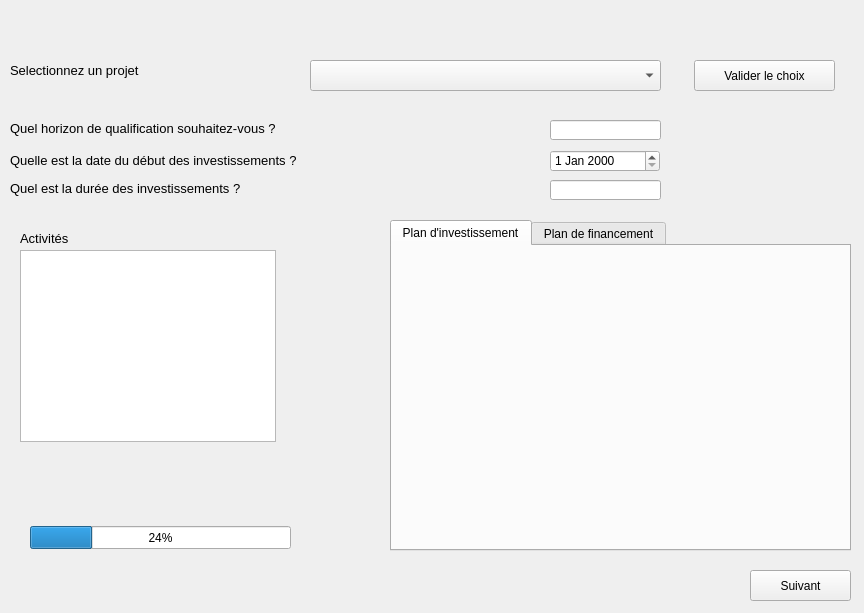
<?xml version="1.0" encoding="UTF-8"?>
<ui version="4.0">
 <class>Form</class>
 <widget class="QWidget" name="Form">
  <property name="geometry">
   <rect>
    <x>0</x>
    <y>0</y>
    <width>864</width>
    <height>613</height>
   </rect>
  </property>
  <property name="windowTitle">
   <string>Antofagasta : Modélisation Standardisée des projets D'investissement</string>
  </property>
  <widget class="QTabWidget" name="tabWidget">
   <property name="geometry">
    <rect>
     <x>390</x>
     <y>220</y>
     <width>461</width>
     <height>331</height>
    </rect>
   </property>
   <property name="currentIndex">
    <number>0</number>
   </property>
   <widget class="QWidget" name="tab">
    <attribute name="title">
     <string>Plan d'investissement</string>
    </attribute>
   </widget>
   <widget class="QWidget" name="tab_2">
    <attribute name="title">
     <string>Plan de financement</string>
    </attribute>
   </widget>
  </widget>
  <widget class="QPushButton" name="pushButton">
   <property name="geometry">
    <rect>
     <x>694</x>
     <y>60</y>
     <width>141</width>
     <height>31</height>
    </rect>
   </property>
   <property name="text">
    <string>Valider le choix</string>
   </property>
  </widget>
  <widget class="QTreeView" name="treeView">
   <property name="geometry">
    <rect>
     <x>20</x>
     <y>250</y>
     <width>256</width>
     <height>192</height>
    </rect>
   </property>
  </widget>
  <widget class="QComboBox" name="comboBox">
   <property name="geometry">
    <rect>
     <x>310</x>
     <y>60</y>
     <width>351</width>
     <height>31</height>
    </rect>
   </property>
  </widget>
  <widget class="QLabel" name="label">
   <property name="geometry">
    <rect>
     <x>10</x>
     <y>60</y>
     <width>141</width>
     <height>21</height>
    </rect>
   </property>
   <property name="font">
    <font>
     <pointsize>10</pointsize>
    </font>
   </property>
   <property name="text">
    <string>Selectionnez un projet</string>
   </property>
  </widget>
  <widget class="QLabel" name="label_2">
   <property name="geometry">
    <rect>
     <x>20</x>
     <y>230</y>
     <width>71</width>
     <height>16</height>
    </rect>
   </property>
   <property name="font">
    <font>
     <pointsize>10</pointsize>
    </font>
   </property>
   <property name="text">
    <string>Activités</string>
   </property>
  </widget>
  <widget class="QLabel" name="label_3">
   <property name="geometry">
    <rect>
     <x>10</x>
     <y>120</y>
     <width>331</width>
     <height>16</height>
    </rect>
   </property>
   <property name="font">
    <font>
     <pointsize>10</pointsize>
    </font>
   </property>
   <property name="text">
    <string>Quel horizon de qualification souhaitez-vous ?</string>
   </property>
  </widget>
  <widget class="QLineEdit" name="lineEdit">
   <property name="geometry">
    <rect>
     <x>550</x>
     <y>120</y>
     <width>111</width>
     <height>20</height>
    </rect>
   </property>
  </widget>
  <widget class="QLabel" name="label_4">
   <property name="geometry">
    <rect>
     <x>10</x>
     <y>150</y>
     <width>321</width>
     <height>20</height>
    </rect>
   </property>
   <property name="font">
    <font>
     <pointsize>10</pointsize>
    </font>
   </property>
   <property name="text">
    <string>Quelle est la date du début des investissements ?</string>
   </property>
  </widget>
  <widget class="QLabel" name="label_5">
   <property name="geometry">
    <rect>
     <x>10</x>
     <y>180</y>
     <width>261</width>
     <height>16</height>
    </rect>
   </property>
   <property name="font">
    <font>
     <pointsize>10</pointsize>
    </font>
   </property>
   <property name="text">
    <string>Quel est la durée des investissements ?</string>
   </property>
  </widget>
  <widget class="QLineEdit" name="lineEdit_3">
   <property name="geometry">
    <rect>
     <x>550</x>
     <y>180</y>
     <width>111</width>
     <height>20</height>
    </rect>
   </property>
  </widget>
  <widget class="QDateEdit" name="dateEdit">
   <property name="geometry">
    <rect>
     <x>550</x>
     <y>150</y>
     <width>110</width>
     <height>22</height>
    </rect>
   </property>
  </widget>
  <widget class="QProgressBar" name="progressBar">
   <property name="geometry">
    <rect>
     <x>30</x>
     <y>526</y>
     <width>261</width>
     <height>23</height>
    </rect>
   </property>
   <property name="value">
    <number>24</number>
   </property>
  </widget>
  <widget class="QPushButton" name="pushButton_2">
   <property name="geometry">
    <rect>
     <x>750</x>
     <y>570</y>
     <width>101</width>
     <height>31</height>
    </rect>
   </property>
   <property name="text">
    <string>Suivant</string>
   </property>
  </widget>
 </widget>
 <resources/>
 <connections/>
</ui>
